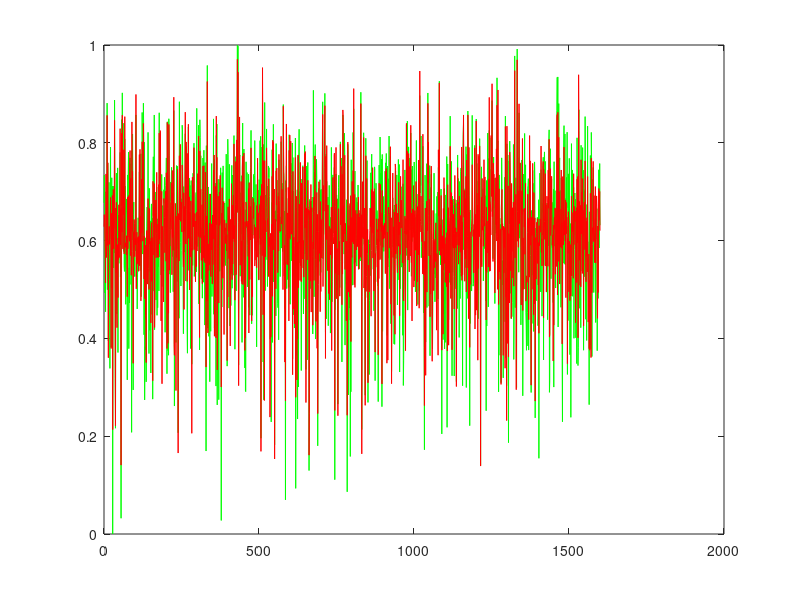

Reproduce this figure in MATLAB.
function [] = proj2_synth()
%% Project 2 - Learning to Rank using Linear Regression
%% Nandakishore Krishna
%% Person number : 50169797

clear; close all; clc;

UBitName = 'Nanda Kishore Krishna';
personNumber = '50169797';

format long g

% import data
load('synthetic.mat');

% transpose the input matrix to get 2000 X 10
x = x';

% training set - 80% of dataset
trainingX2 = x(1:1600, :);
trainingT2 = t(1:1600, 1);

% validation set - 10 % dataset
validationX2 = x(1601:1800, :);
validationT2 = t(1601:1800, 1);

% testing set - 10% of dataset
testingX2 = x(1801:size(x,1), :);
testingT2 = t(1801:size(t,1), 1);

% number of training samples
n2 = size(trainingX2, 1);

% no. of dimensions of the training set
d2 = size(trainingX2, 2);

% % histograms for the dataset
% figure(1)
% histogram(trainingX2(:,1));
% figure(2)
% histogram(trainingX2(:,2));

% model complexity
M2 = 20;

% find the clusters for the datapoints
fprintf('Finding %d clusters ...\n', M2);
[idx2, C2] = kmeans(trainingX2, M2);

% centres for the basis functions D X M
% we assign centroids of the clusters to muj
mu2 = C2;

% spread for the Gaussian radial functions
fprintf('Calculating the spread for the %d Gaussian radial functions ...\n', M2);

cluster_variance = zeros(M2,d2);
for i = 1 : M2
    temp = [];
    for j = 1 : length(idx2)
        if j == i
            temp = [temp; trainingX2(j,:)];
        end
    end
    cluster_variance(i,:) = var(temp);
%     cluster_variance(i,:) = 1 * ones(1, d2);
%     cluster_variance(i,1) = 0.5;
end

% the sigmaj for the basis functions
Sigma2 = zeros(d2,d2,M2);
for j = 2 : M2
    for i = 1 : n2
        Sigma2(:,:,j) = diag(cluster_variance(j,:));
    end
end


phi2 = calculatePhi(trainingX2, M2, Sigma2, mu2);

% regularization coefficient
lambda2 = 0;

% closed form solution for the weights
fprintf('Finding the closed form solution ...\n');
w2 = pinv((lambda2 * eye(M2)) + phi2' * phi2) * phi2' * trainingT2;

% sum of squares error and erms for the training set
[errorTest, trainPer2] = calculateError(phi2, trainingT2, w2, size(trainingX2, 1), lambda2)

% validation set
phiValid = calculatePhi(validationX2, M2, Sigma2, mu2);
[errorVal, validPer2] = calculateError(phiValid, validationT2, w2, size(validationX2, 1), lambda2)

% testing set
phiTest = calculatePhi(testingX2, M2, Sigma2, mu2);
[errorTest, testPer2] = calculateError(phiTest, testingT2, w2, size(testingX2, 1), lambda2);


figure(2)
y2 = phi2 * w2;
xaxis = linspace(0, length(y2), length(y2));
plot(xaxis, trainingT2, 'g', xaxis, y2, 'r');

save('proj2_synth.mat');
end


function Phi = calculatePhi(X, M, Sigma, mu)

% number of training samples
n = size(X, 1);

% determine design matrix N X M
fprintf('Calculating the design matrix phi of size %d X %d ...\n', n, M);
Phi = ones(n, M);
for j = 2 : M
    for i = 1 : n
        temp = X(i,:)' - mu(j);
        siginv = inv(Sigma(:,:,j));
        Phi(i,j) = exp(-1 * (temp' * siginv * temp) / 2);
    end
end

end

function [err, erms] = calculateError(phi, t, w, n, lambda)

% sum of squares error
err = sum((t - (phi * w)) .^ 2) / 2 + (lambda * (w' * w) / 2);

% root mean square error
erms = sqrt(2 * err / n);

end
